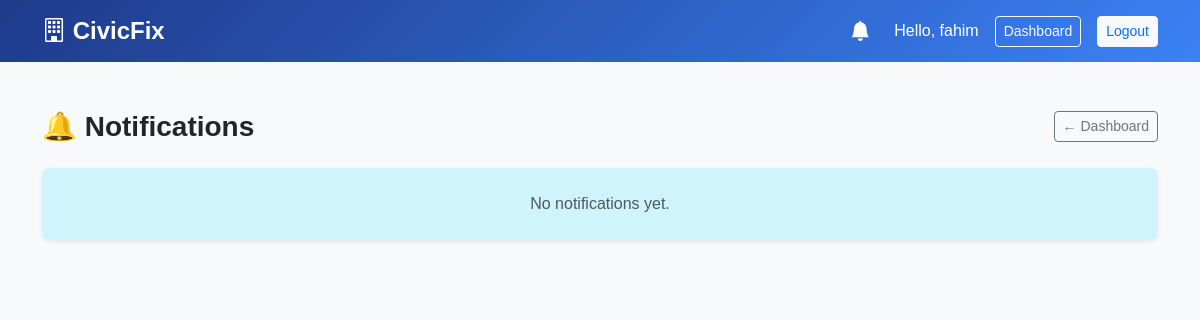
Before: /complaints/notifications/ (signed in) with the older database file.
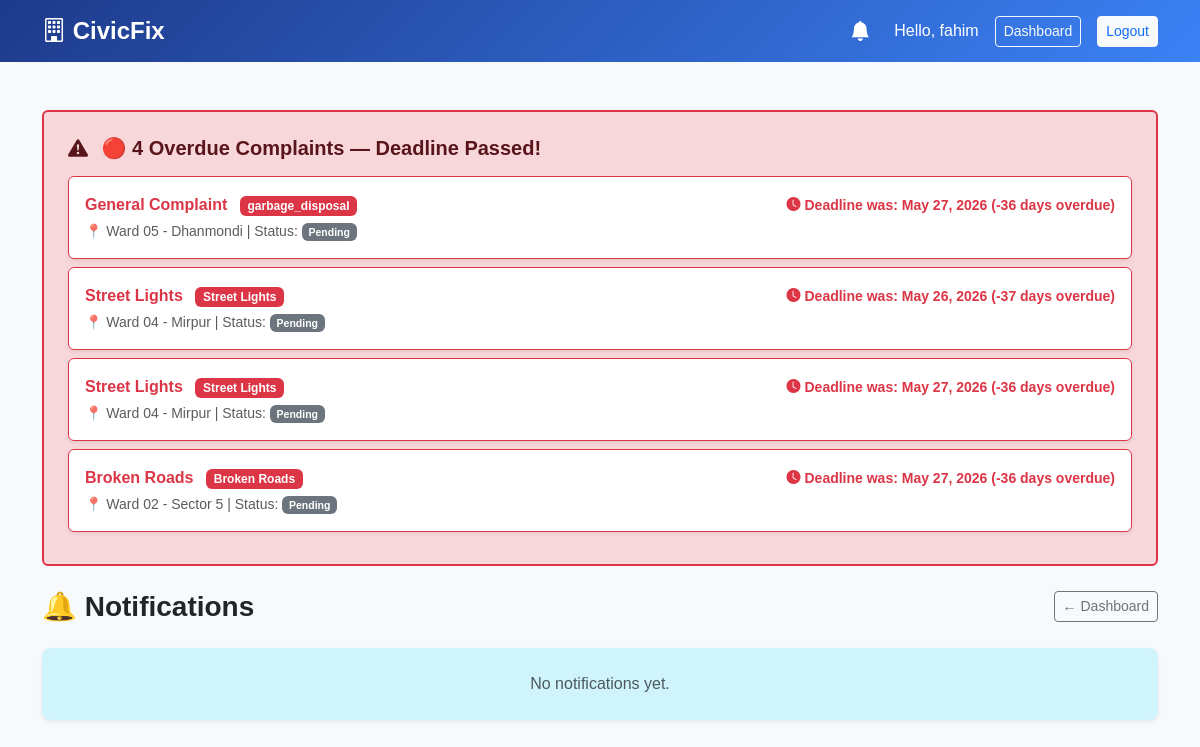
After: the same page with the newer database file.
### accounts/models.py (models this page shows, shortened)
class User(AbstractUser):
    ROLE_CHOICES = (
        ('citizen', 'Citizen'),
        ('authority', 'Authority'),
        ('admin', 'Admin'),
    )
    role = models.CharField(max_length=20, choices=ROLE_CHOICES)
    is_verified = models.BooleanField(default=False)
    profile_photo = models.ImageField(upload_to='profiles/', null=True, blank=True)
    nid_number = models.CharField(max_length=20, unique=True, null=True, blank=True,
                                  help_text="10 or 17-digit National Identity Card Number")
    nid_document = models.FileField(upload_to='nid_docs/', null=True, blank=True,
                                    help_text="PDF scan or clear photo image of the physical NID card")
    @property
    def unread_notif_count(self):
        return self.notifications.filter(is_read=False).count()

### complaints/models.py (models this page shows, shortened)
class Complaint(models.Model):
    STATUS = (
        ('pending',     'Pending'),
        ('in_progress', 'In Progress'),
        ('resolved',    'Resolved'),
    )
    CATEGORY = (
        ('broken_roads',  'Broken Roads'),
        ('street_lights', 'Street Lights'),
        ('water_supply',  'Water Supply'),
        ('garbage',       'Garbage Disposal'),
        ('public_safety', 'Public Safety'),
        ('other',         'Other Problems'),
    )
    title       = models.CharField(max_length=255, default='General Complaint')
    description = models.TextField()
    category    = models.CharField(max_length=30, choices=CATEGORY, default='other')
    media       = models.FileField(upload_to='complaints/', null=True, blank=True)
    location    = models.ForeignKey(UnionWard, on_delete=models.CASCADE)
    created_by  = models.ForeignKey(User, on_delete=models.SET_NULL,
                                    null=True, blank=True)  # anonymous allowed
    status      = models.CharField(max_length=20, choices=STATUS, default='pending')
    created_at  = models.DateTimeField(auto_now_add=True)
    deadline    = models.DateField(null=True, blank=True)
    @property
    def days_remaining(self):
        if self.deadline and self.status != 'resolved':
            return (self.deadline - timezone.now().date()).days
        return None

### locations/models.py (models this page shows)
class UnionWard(models.Model):
    name = models.CharField(max_length=100)
    upazila = models.ForeignKey(Upazila, on_delete=models.CASCADE)
    def __str__(self):
        return self.name

### complaints/views.py (the view)
# urls.py: path('notifications/', notifications_view, name='notifications'),
@login_required
def notifications_view(request):
    request.user.notifications.filter(is_read=False).update(is_read=True)
    notifs = request.user.notifications.all().order_by('-created_at')
    overdue = Complaint.objects.filter(
        status__in=['pending', 'in_progress'],
        deadline__lt=timezone.now().date(),
    )
    return render(request, 'notifications.html', {
        'notifications': notifs,
        'overdue_complaints': overdue,
    })

### templates/notifications.html (shortened to what this page needs)
{% extends 'base.html' %}
{% block content %}
<div class="container py-5">
    {% if overdue_complaints %}
    <div class="alert alert-danger border-danger mb-4 p-4" style="animation: pulse-red 1.5s infinite; border-width: 2px !important;">
        <h5 class="fw-bold mb-3">
            <i class="bi bi-exclamation-triangle-fill me-2"></i>
            🔴 {{ overdue_complaints.count }} Overdue Complaint{{ overdue_complaints.count|pluralize }} — Deadline Passed!
        </h5>
        {% for c in overdue_complaints %}
        <a href="/complaints/{{ c.id }}/" class="text-decoration-none text-dark d-block mb-2 trigger-card">
            <div class="bg-white rounded p-3 border border-danger shadow-sm hvr-slide">
                <div class="d-flex justify-content-between align-items-center flex-wrap g-2">
                    <div>
                        <strong class="text-danger">{{ c.title }}</strong>
                        <span class="badge bg-danger ms-2">{{ c.get_category_display }}</span>
                    </div>
                    <div class="text-danger fw-bold small">
                        <i class="bi bi-clock-fill"></i>
                        Deadline was: {{ c.deadline }}
                        ({{ c.days_remaining|add:"0" }} days overdue)
                    </div>
                </div>
                <div class="text-muted small mt-1">📍 {{ c.location }} | Status: <span class="badge bg-secondary">{{ c.get_status_display }}</span></div>
            </div>
        </a>
        {% endfor %}
    </div>
    {% endif %}
    <div class="d-flex justify-content-between align-items-center mb-4">
        <h3 class="fw-bold mb-0">🔔 Notifications</h3>
        {% if user.is_staff or user.is_superuser %}
            <a href="/dashboard/" class="btn btn-outline-secondary btn-sm">← Dashboard</a>
        {% else %}
            <a href="/dashboard/" class="btn btn-outline-secondary btn-sm">← Dashboard</a>
        {% endif %}
    </div>
    {% if notifications %}
        {% for notif in notifications %}
        <a href="/complaints/{{ notif.complaint.id }}/" class="text-decoration-none text-dark d-block mb-3 trigger-card">
            <div class="card shadow-sm border-0 hvr-slide {% if not notif.is_read %}border-start border-primary border-4 bg-light-blue{% endif %}">
                <div class="card-body p-4">
                    <div class="d-flex justify-content-between align-items-start">
                        <p class="mb-1 {% if not notif.is_read %}fw-semibold text-dark{% else %}text-muted{% endif %}">
                            {% if not notif.is_read %}<span class="badge bg-primary me-2">New</span>{% endif %}
                            {{ notif.message }}
                        </p>
                        <small class="text-muted text-nowrap ms-3">📅 {{ notif.created_at|date:"d M Y, H:i" }}</small>
                    </div>
                    {% if notif.complaint.is_overdue %}
                    <div class="mt-2">
                        <span class="badge bg-danger overdue-badge">
                            <i class="bi bi-exclamation-triangle-fill"></i> OVERDUE — Deadline was {{ notif.complaint.deadline }}
                        </span>
                    </div>
                    {% endif %}
                </div>
            </div>
        </a>
        {% endfor %}
    {% else %}
        <div class="alert alert-info border-0 shadow-sm rounded-3 p-4 text-center text-muted">
            No notifications yet.
        </div>
    {% endif %}
</div>
{% endblock %}

### templates/base.html (shortened to what this page needs)
<!DOCTYPE html>
<html lang="en">
<head>
    <link href="https://cdn.jsdelivr.net/npm/bootstrap@5.3.3/dist/css/bootstrap.min.css" rel="stylesheet">
    <link href="https://cdn.jsdelivr.net/npm/bootstrap-icons@1.11.3/font/bootstrap-icons.css" rel="stylesheet">
</head>
<body>
<nav class="navbar navbar-expand-lg navbar-dark">
    <div class="container">
        <a class="navbar-brand fw-bold fs-4" href="{% url 'home' %}">
            <i class="bi bi-building"></i> CivicFix
        </a>
        <div class="ms-auto d-flex align-items-center gap-3">
            {% if user.is_authenticated %}
                <a href="{% url 'notifications' %}" class="text-white text-decoration-none notif-bell me-2">
                    <i class="bi bi-bell-fill fs-5"></i>
                </a>
                <span class="navbar-text text-white">Hello, {{ user.username }}</span>
                <a href="{% url 'dashboard' %}" class="btn btn-outline-light btn-sm">Dashboard</a>
                <a href="{% url 'logout' %}" class="btn btn-light btn-sm text-primary">Logout</a>
            {% else %}
                {% if request.resolver_match.url_name == 'home' %}
                    <a href="{% url 'role_selection' %}?action=login" class="btn btn-outline-light me-2">Login</a>
                    <a href="{% url 'role_selection' %}?action=register" class="btn btn-light">Register</a>
                {% endif %}
            {% endif %}
        </div>
    </div>
</nav>
{% block content %}{% endblock %}
</body>
</html>

### templates/base.html (style rules this page uses)
body { font-family: 'Poppins', sans-serif; background-color: #f8f9fa; }
.navbar { background: linear-gradient(135deg, #1e3a8a, #3b82f6) !important; }
.notif-bell { position: relative; }

### templates/notifications.html (style rules this page uses)
.hvr-slide { transition: transform 0.2s ease, box-shadow 0.2s ease; }

Changed rows visible on the page:
added Complaint: title "General Complaint", category "garbage_disposal", deadline "May 27, 2026", days_remaining|add "-36", location "Ward 05 - Dhanmondi", status "Pending"
added Complaint: title "Street Lights", category "Street Lights", deadline "May 26, 2026", days_remaining|add "-37", location "Ward 04 - Mirpur", status "Pending"
added Complaint: title "Street Lights", category "Street Lights", deadline "May 27, 2026", days_remaining|add "-36", location "Ward 04 - Mirpur", status "Pending"
added Complaint: title "Broken Roads", category "Broken Roads", deadline "May 27, 2026", days_remaining|add "-36", location "Ward 02 - Sector 5", status "Pending"
Other visible differences:
{{ overdue_complaints.count }}: (not shown) → "4"
text now shown: "🔴 Overdue Complaint — Deadline Passed!"
